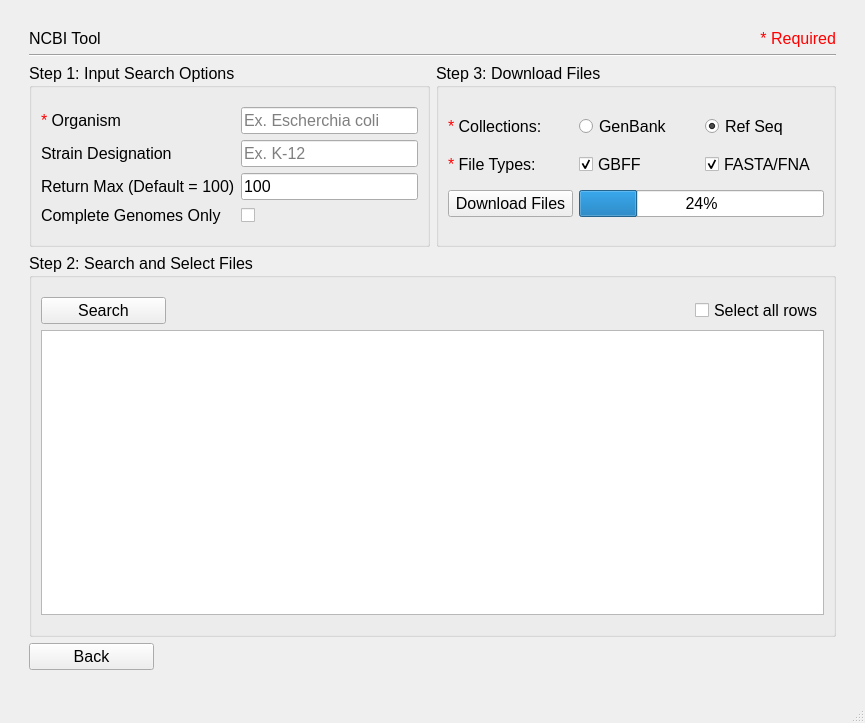
<?xml version="1.0" encoding="UTF-8"?>
<ui version="4.0">
 <class>MainWindow</class>
 <widget class="QMainWindow" name="MainWindow">
  <property name="geometry">
   <rect>
    <x>0</x>
    <y>0</y>
    <width>865</width>
    <height>723</height>
   </rect>
  </property>
  <property name="font">
   <font>
    <pointsize>12</pointsize>
   </font>
  </property>
  <property name="windowTitle">
   <string>MainWindow</string>
  </property>
  <widget class="QWidget" name="centralwidget">
   <layout class="QGridLayout" name="gridLayout_2">
    <item row="2" column="1">
     <spacer name="verticalSpacer">
      <property name="orientation">
       <enum>Qt::Vertical</enum>
      </property>
      <property name="sizeType">
       <enum>QSizePolicy::Fixed</enum>
      </property>
      <property name="sizeHint" stdset="0">
       <size>
        <width>20</width>
        <height>20</height>
       </size>
      </property>
     </spacer>
    </item>
    <item row="1" column="0">
     <spacer name="horizontalSpacer">
      <property name="orientation">
       <enum>Qt::Horizontal</enum>
      </property>
      <property name="sizeType">
       <enum>QSizePolicy::Fixed</enum>
      </property>
      <property name="sizeHint" stdset="0">
       <size>
        <width>20</width>
        <height>20</height>
       </size>
      </property>
     </spacer>
    </item>
    <item row="1" column="1">
     <layout class="QGridLayout" name="gridLayout">
      <item row="3" column="0" colspan="2">
       <widget class="QGroupBox" name="Step2">
        <property name="title">
         <string>Step 2: Search and Select Files</string>
        </property>
        <layout class="QGridLayout" name="gridLayout_6">
         <item row="1" column="0" alignment="Qt::AlignLeft">
          <widget class="QPushButton" name="search_button">
           <property name="minimumSize">
            <size>
             <width>125</width>
             <height>0</height>
            </size>
           </property>
           <property name="text">
            <string>Search</string>
           </property>
          </widget>
         </item>
         <item row="3" column="0" colspan="3">
          <spacer name="verticalSpacer_6">
           <property name="orientation">
            <enum>Qt::Vertical</enum>
           </property>
           <property name="sizeType">
            <enum>QSizePolicy::Fixed</enum>
           </property>
           <property name="sizeHint" stdset="0">
            <size>
             <width>10</width>
             <height>10</height>
            </size>
           </property>
          </spacer>
         </item>
         <item row="0" column="0" colspan="3">
          <spacer name="verticalSpacer_5">
           <property name="orientation">
            <enum>Qt::Vertical</enum>
           </property>
           <property name="sizeType">
            <enum>QSizePolicy::Fixed</enum>
           </property>
           <property name="sizeHint" stdset="0">
            <size>
             <width>10</width>
             <height>10</height>
            </size>
           </property>
          </spacer>
         </item>
         <item row="2" column="0" colspan="3">
          <widget class="QTableView" name="ncbi_table">
           <property name="layoutDirection">
            <enum>Qt::LeftToRight</enum>
           </property>
          </widget>
         </item>
         <item row="1" column="2" alignment="Qt::AlignRight">
          <widget class="QCheckBox" name="all_rows">
           <property name="text">
            <string>Select all rows</string>
           </property>
          </widget>
         </item>
        </layout>
       </widget>
      </item>
      <item row="0" column="1">
       <widget class="QLabel" name="label_2">
        <property name="text">
         <string>&lt;html&gt;&lt;head/&gt;&lt;body&gt;&lt;p&gt;&lt;span style=&quot; color:#ff0000;&quot;&gt;* Required&lt;/span&gt;&lt;/p&gt;&lt;/body&gt;&lt;/html&gt;</string>
        </property>
        <property name="alignment">
         <set>Qt::AlignRight|Qt::AlignTrailing|Qt::AlignVCenter</set>
        </property>
       </widget>
      </item>
      <item row="1" column="0" colspan="2">
       <widget class="Line" name="line">
        <property name="orientation">
         <enum>Qt::Horizontal</enum>
        </property>
       </widget>
      </item>
      <item row="2" column="0">
       <widget class="QGroupBox" name="Step1">
        <property name="sizePolicy">
         <sizepolicy hsizetype="Expanding" vsizetype="Preferred">
          <horstretch>0</horstretch>
          <verstretch>0</verstretch>
         </sizepolicy>
        </property>
        <property name="title">
         <string>Step 1: Input Search Options</string>
        </property>
        <layout class="QGridLayout" name="gridLayout_4">
         <item row="2" column="0">
          <widget class="QLabel" name="label_3">
           <property name="sizePolicy">
            <sizepolicy hsizetype="Preferred" vsizetype="Fixed">
             <horstretch>0</horstretch>
             <verstretch>0</verstretch>
            </sizepolicy>
           </property>
           <property name="text">
            <string>Strain Designation</string>
           </property>
          </widget>
         </item>
         <item row="3" column="0">
          <widget class="QLabel" name="label_4">
           <property name="sizePolicy">
            <sizepolicy hsizetype="Preferred" vsizetype="Fixed">
             <horstretch>0</horstretch>
             <verstretch>0</verstretch>
            </sizepolicy>
           </property>
           <property name="toolTip">
            <string>&lt;html&gt;&lt;head/&gt;&lt;body&gt;&lt;p&gt;&lt;span style=&quot; font-size:12pt;&quot;&gt;Number of search results to return.&lt;/span&gt;&lt;/p&gt;&lt;/body&gt;&lt;/html&gt;</string>
           </property>
           <property name="text">
            <string>Return Max (Default = 100)</string>
           </property>
          </widget>
         </item>
         <item row="4" column="0">
          <widget class="QLabel" name="label_5">
           <property name="sizePolicy">
            <sizepolicy hsizetype="Preferred" vsizetype="Fixed">
             <horstretch>0</horstretch>
             <verstretch>0</verstretch>
            </sizepolicy>
           </property>
           <property name="toolTip">
            <string>&lt;html&gt;&lt;head/&gt;&lt;body&gt;&lt;p&gt;&lt;span style=&quot; font-size:12pt;&quot;&gt;Only display entries classified as &amp;quot;Complete Genomes&amp;quot; by NCBI.&lt;/span&gt;&lt;/p&gt;&lt;/body&gt;&lt;/html&gt;</string>
           </property>
           <property name="text">
            <string>Complete Genomes Only</string>
           </property>
          </widget>
         </item>
         <item row="1" column="0">
          <widget class="QLabel" name="label">
           <property name="sizePolicy">
            <sizepolicy hsizetype="Preferred" vsizetype="Fixed">
             <horstretch>0</horstretch>
             <verstretch>0</verstretch>
            </sizepolicy>
           </property>
           <property name="text">
            <string>&lt;html&gt;&lt;head/&gt;&lt;body&gt;&lt;p&gt;&lt;span style=&quot; color:#ff0000;&quot;&gt;* &lt;/span&gt;Organism&lt;/p&gt;&lt;/body&gt;&lt;/html&gt;</string>
           </property>
          </widget>
         </item>
         <item row="1" column="1">
          <widget class="QLineEdit" name="organism_line_edit">
           <property name="placeholderText">
            <string>Ex. Escherchia coli</string>
           </property>
          </widget>
         </item>
         <item row="2" column="1">
          <widget class="QLineEdit" name="infra_name_line_edit">
           <property name="placeholderText">
            <string>Ex. K-12</string>
           </property>
          </widget>
         </item>
         <item row="3" column="1">
          <widget class="QLineEdit" name="ret_max_line_edit">
           <property name="text">
            <string>100</string>
           </property>
          </widget>
         </item>
         <item row="4" column="1">
          <widget class="QCheckBox" name="yes_box">
           <property name="text">
            <string/>
           </property>
          </widget>
         </item>
         <item row="5" column="0" colspan="2">
          <spacer name="verticalSpacer_3">
           <property name="orientation">
            <enum>Qt::Vertical</enum>
           </property>
           <property name="sizeType">
            <enum>QSizePolicy::Fixed</enum>
           </property>
           <property name="sizeHint" stdset="0">
            <size>
             <width>10</width>
             <height>10</height>
            </size>
           </property>
          </spacer>
         </item>
         <item row="0" column="0" colspan="2">
          <spacer name="verticalSpacer_4">
           <property name="orientation">
            <enum>Qt::Vertical</enum>
           </property>
           <property name="sizeType">
            <enum>QSizePolicy::Fixed</enum>
           </property>
           <property name="sizeHint" stdset="0">
            <size>
             <width>10</width>
             <height>10</height>
            </size>
           </property>
          </spacer>
         </item>
        </layout>
       </widget>
      </item>
      <item row="0" column="0">
       <widget class="QLabel" name="title">
        <property name="sizePolicy">
         <sizepolicy hsizetype="Preferred" vsizetype="Fixed">
          <horstretch>0</horstretch>
          <verstretch>0</verstretch>
         </sizepolicy>
        </property>
        <property name="text">
         <string>NCBI Tool</string>
        </property>
       </widget>
      </item>
      <item row="2" column="1">
       <widget class="QGroupBox" name="Step3">
        <property name="sizePolicy">
         <sizepolicy hsizetype="Expanding" vsizetype="Preferred">
          <horstretch>0</horstretch>
          <verstretch>0</verstretch>
         </sizepolicy>
        </property>
        <property name="title">
         <string>Step 3: Download Files</string>
        </property>
        <layout class="QGridLayout" name="gridLayout_5">
         <item row="2" column="2">
          <widget class="QCheckBox" name="fna_checkbox">
           <property name="text">
            <string>FASTA/FNA</string>
           </property>
           <property name="checked">
            <bool>true</bool>
           </property>
          </widget>
         </item>
         <item row="3" column="0">
          <widget class="QPushButton" name="download_button">
           <property name="minimumSize">
            <size>
             <width>125</width>
             <height>0</height>
            </size>
           </property>
           <property name="text">
            <string>Download Files</string>
           </property>
          </widget>
         </item>
         <item row="3" column="1" colspan="2">
          <widget class="QProgressBar" name="progressBar">
           <property name="value">
            <number>24</number>
           </property>
          </widget>
         </item>
         <item row="1" column="1">
          <widget class="QRadioButton" name="genbank_checkbox">
           <property name="text">
            <string>GenBank</string>
           </property>
          </widget>
         </item>
         <item row="2" column="0">
          <widget class="QLabel" name="label_7">
           <property name="toolTip">
            <string>&lt;html&gt;&lt;head/&gt;&lt;body&gt;&lt;p&gt;&lt;span style=&quot; font-size:12pt;&quot;&gt;These are the file types that you are choosing to download. GBFF = annotation file, FASTA/FNA = genomic sequence file.&lt;/span&gt;&lt;/p&gt;&lt;/body&gt;&lt;/html&gt;</string>
           </property>
           <property name="text">
            <string>&lt;html&gt;&lt;head/&gt;&lt;body&gt;&lt;p&gt;&lt;span style=&quot; color:#ff0000;&quot;&gt;*&lt;/span&gt; File Types:&lt;/p&gt;&lt;/body&gt;&lt;/html&gt;</string>
           </property>
          </widget>
         </item>
         <item row="1" column="2">
          <widget class="QRadioButton" name="refseq_checkbox">
           <property name="text">
            <string>Ref Seq</string>
           </property>
           <property name="checked">
            <bool>true</bool>
           </property>
          </widget>
         </item>
         <item row="2" column="1">
          <widget class="QCheckBox" name="gbff_checkbox">
           <property name="text">
            <string>GBFF</string>
           </property>
           <property name="checked">
            <bool>true</bool>
           </property>
          </widget>
         </item>
         <item row="1" column="0">
          <widget class="QLabel" name="label_6">
           <property name="toolTip">
            <string>&lt;html&gt;&lt;head/&gt;&lt;body&gt;&lt;p&gt;&lt;span style=&quot; font-size:12pt;&quot;&gt;These are the databases that files are downloaded from. Refseq is considered the gold standard for annotations and assemblies. It is HIGHLY recommended to use Refseq if available for the genome of interest.&lt;/span&gt;&lt;/p&gt;&lt;/body&gt;&lt;/html&gt;</string>
           </property>
           <property name="text">
            <string>&lt;html&gt;&lt;head/&gt;&lt;body&gt;&lt;p&gt;&lt;span style=&quot; color:#ff0000;&quot;&gt;*&lt;/span&gt; Collections:&lt;/p&gt;&lt;/body&gt;&lt;/html&gt;</string>
           </property>
          </widget>
         </item>
         <item row="0" column="0" colspan="3">
          <spacer name="verticalSpacer_7">
           <property name="orientation">
            <enum>Qt::Vertical</enum>
           </property>
           <property name="sizeType">
            <enum>QSizePolicy::Fixed</enum>
           </property>
           <property name="sizeHint" stdset="0">
            <size>
             <width>10</width>
             <height>10</height>
            </size>
           </property>
          </spacer>
         </item>
         <item row="4" column="0" colspan="3">
          <spacer name="verticalSpacer_8">
           <property name="orientation">
            <enum>Qt::Vertical</enum>
           </property>
           <property name="sizeType">
            <enum>QSizePolicy::Fixed</enum>
           </property>
           <property name="sizeHint" stdset="0">
            <size>
             <width>10</width>
             <height>10</height>
            </size>
           </property>
          </spacer>
         </item>
        </layout>
       </widget>
      </item>
      <item row="4" column="0" alignment="Qt::AlignLeft">
       <widget class="QPushButton" name="back_button">
        <property name="minimumSize">
         <size>
          <width>125</width>
          <height>0</height>
         </size>
        </property>
        <property name="text">
         <string>Back</string>
        </property>
       </widget>
      </item>
     </layout>
    </item>
    <item row="1" column="2">
     <spacer name="horizontalSpacer_2">
      <property name="orientation">
       <enum>Qt::Horizontal</enum>
      </property>
      <property name="sizeType">
       <enum>QSizePolicy::Fixed</enum>
      </property>
      <property name="sizeHint" stdset="0">
       <size>
        <width>20</width>
        <height>20</height>
       </size>
      </property>
     </spacer>
    </item>
    <item row="0" column="1">
     <spacer name="verticalSpacer_2">
      <property name="orientation">
       <enum>Qt::Vertical</enum>
      </property>
      <property name="sizeType">
       <enum>QSizePolicy::Fixed</enum>
      </property>
      <property name="sizeHint" stdset="0">
       <size>
        <width>20</width>
        <height>20</height>
       </size>
      </property>
     </spacer>
    </item>
   </layout>
  </widget>
  <widget class="QStatusBar" name="statusbar"/>
 </widget>
 <resources/>
 <connections/>
</ui>
